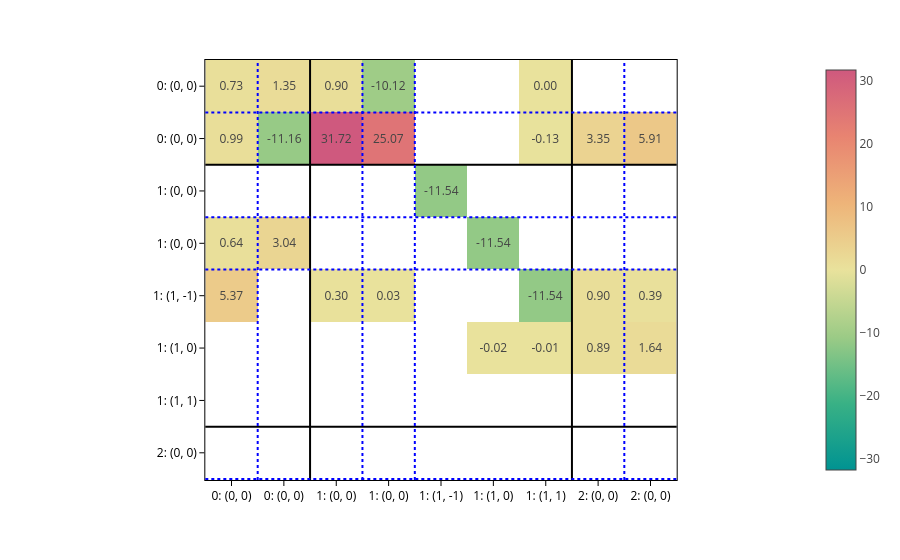

Notebook cell for this chart:
### Markdown cell above
And plot the obtained matrices:

### Code cell
matrix = processor.matrix_from_data(
    data,
    predictions={"node_labels": node_labels, "edge_labels": edge_labels},
)

plot_basis_matrix(
    matrix[0]*100,
    config1,
    point_lines={"color": "black"},
    basis_lines={"color": "blue"},
    colorscale="temps",
    text=".2f",
    basis_labels=True,
).show()

### Figure 1 — Plotly figure (JSON) as saved in the notebook; plotly's stock layout.template omitted (floating-point values rounded to 4 significant figures)
{"data": [{"coloraxis": "coloraxis", "hovertemplate": "x: %{x}<br>y: %{y}<br>color: %{z}<extra></extra>", "name": "0", "texttemplate": "%{z:.2f}", "type": "heatmap", "xaxis": "x", "yaxis": "y", "z": [[0.732, 1.349, 0.8992, -10.12, null, null, -0.0007924, null, null], [0.9945, -11.16, 31.72, 25.07, null, null, -0.1281, 3.35, 5.91], [null, null, null, null, -11.54, null, null, null, null], [0.636, 3.036, null, null, null, -11.54, null, null, null], [5.366, null, 0.3025, 0.02865, null, null, -11.54, 0.8975, 0.3917], [null, null, null, null, null, -0.02374, -0.01292, 0.8902, 1.635]]}], "layout": {"coloraxis": {"cmid": 0, "colorscale": [[0, "rgb(0, 147, 146)"], [0.1667, "rgb(57, 177, 133)"], [0.3333, "rgb(156, 203, 134)"], [0.5, "rgb(233, 226, 156)"], [0.6667, "rgb(238, 180, 121)"], [0.8333, "rgb(232, 132, 113)"], [1, "rgb(207, 89, 126)"]]}, "margin": {"t": 60}, "shapes": [{"line": {"color": "black"}, "type": "line", "x0": 0, "x1": 1, "xref": "x domain", "y0": 1.5, "y1": 1.5, "yref": "y"}, {"line": {"color": "black"}, "type": "line", "x0": 1.5, "x1": 1.5, "xref": "x", "y0": 0, "y1": 1, "yref": "y domain"}, {"line": {"color": "black"}, "type": "line", "x0": 0, "x1": 1, "xref": "x domain", "y0": 6.5, "y1": 6.5, "yref": "y"}, {"line": {"color": "black"}, "type": "line", "x0": 6.5, "x1": 6.5, "xref": "x", "y0": 0, "y1": 1, "yref": "y domain"}, {"line": {"color": "blue", "dash": "dot"}, "type": "line", "x0": 0, "x1": 1, "xref": "x domain", "y0": 0.5, "y1": 0.5, "yref": "y"}, {"line": {"color": "blue", "dash": "dot"}, "type": "line", "x0": 0.5, "x1": 0.5, "xref": "x", "y0": 0, "y1": 1, "yref": "y domain"}, {"line": {"color": "blue", "dash": "dot"}, "type": "line", "x0": 0, "x1": 1, "xref": "x domain", "y0": 2.5, "y1": 2.5, "yref": "y"}, {"line": {"color": "blue", "dash": "dot"}, "type": "line", "x0": 2.5, "x1": 2.5, "xref": "x", "y0": 0, "y1": 1, "yref": "y domain"}, {"line": {"color": "blue", "dash": "dot"}, "type": "line", "x0": 0, "x1": 1, "xref": "x domain", "y0": 3.5, "y1": 3.5, "yref": "y"}, {"line": {"color": "blue", "dash": "dot"}, "type": "line", "x0": 3.5, "x1": 3.5, "xref": "x", "y0": 0, "y1": 1, "yref": "y domain"}, {"line": {"color": "blue", "dash": "dot"}, "type": "line", "x0": 0, "x1": 1, "xref": "x domain", "y0": 7.5, "y1": 7.5, "yref": "y"}, {"line": {"color": "blue", "dash": "dot"}, "type": "line", "x0": 7.5, "x1": 7.5, "xref": "x", "y0": 0, "y1": 1, "yref": "y domain"}], "xaxis": {"anchor": "y", "constrain": "domain", "domain": [0, 1], "scaleanchor": "y", "ticktext": ["0: (0, 0)", "0: (0, 0)", "1: (0, 0)", "1: (0, 0)", "1: (1, -1)", "1: (1, 0)", "1: (1, 1)", "2: (0, 0)", "2: (0, 0)"], "tickvals": [0, 1, 2, 3, 4, 5, 6, 7, 8]}, "yaxis": {"anchor": "x", "autorange": "reversed", "constrain": "domain", "domain": [0, 1], "ticktext": ["0: (0, 0)", "0: (0, 0)", "1: (0, 0)", "1: (0, 0)", "1: (1, -1)", "1: (1, 0)", "1: (1, 1)", "2: (0, 0)", "2: (0, 0)"], "tickvals": [0, 1, 2, 3, 4, 5, 6, 7, 8]}}}
